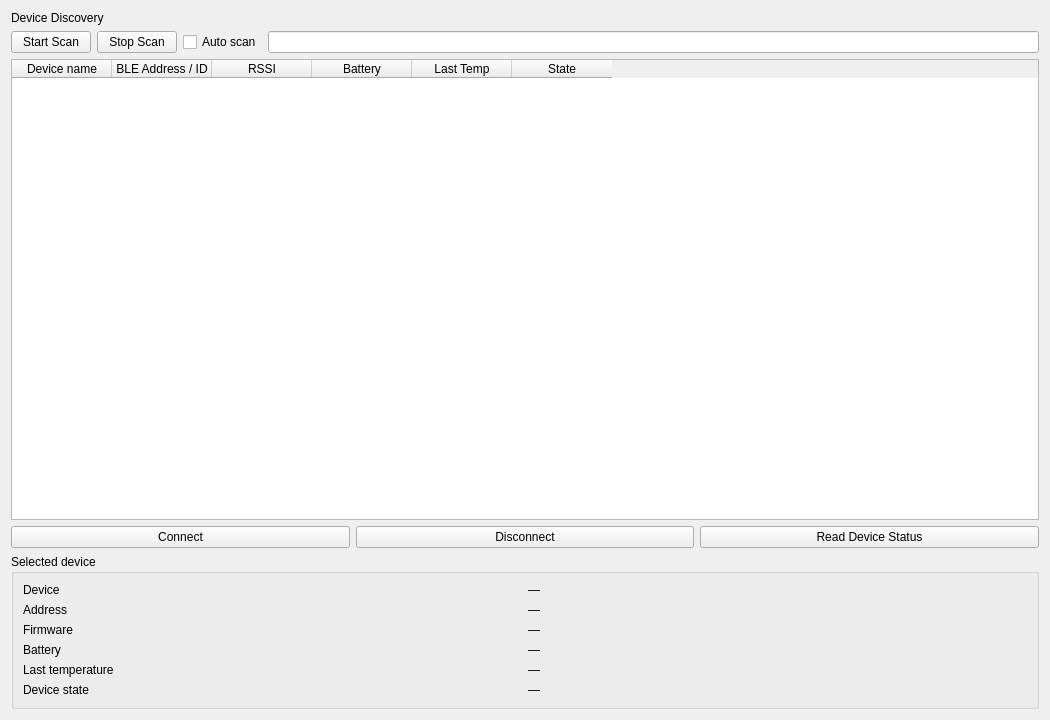
<?xml version='1.0' encoding='UTF-8'?>
<ui version="4.0">
  <class>Device DiscoveryPage</class>
  <widget class="QWidget" name="Device DiscoveryPage">
    <property name="geometry">
      <rect>
        <x>0</x>
        <y>0</y>
        <width>1050</width>
        <height>720</height>
      </rect>
    </property>
    <layout class="QVBoxLayout" name="pageLayout">
      <item>
        <widget class="QLabel" name="pageTitle">
          <property name="text">
            <string>Device Discovery</string>
          </property>
        </widget>
      </item>
      <item>
        <layout class="QHBoxLayout" name="scanControls">
          <item>
            <widget class="QPushButton" name="scanButton">
              <property name="text">
                <string>Start Scan</string>
              </property>
            </widget>
          </item>
          <item>
            <widget class="QPushButton" name="stopScanButton">
              <property name="text">
                <string>Stop Scan</string>
              </property>
            </widget>
          </item>
          <item>
            <widget class="QCheckBox" name="autoScanCheckBox">
              <property name="text">
                <string>Auto scan</string>
              </property>
            </widget>
          </item>
          <item>
            <widget class="QLineEdit" name="searchDeviceEdit"/>
          </item>
        </layout>
      </item>
      <item>
        <widget class="QTableWidget" name="deviceTable">
          <property name="alternatingRowColors">
            <bool>true</bool>
          </property>
          <property name="selectionBehavior">
            <enum>QAbstractItemView::SelectRows</enum>
          </property>
          <property name="editTriggers">
            <set>QAbstractItemView::NoEditTriggers</set>
          </property>
          <property name="columnCount">
            <number>6</number>
          </property>
          <property name="rowCount">
            <number>0</number>
          </property>
          <column>
            <property name="text">
              <string>Device name</string>
            </property>
          </column>
          <column>
            <property name="text">
              <string>BLE Address / ID</string>
            </property>
          </column>
          <column>
            <property name="text">
              <string>RSSI</string>
            </property>
          </column>
          <column>
            <property name="text">
              <string>Battery</string>
            </property>
          </column>
          <column>
            <property name="text">
              <string>Last Temp</string>
            </property>
          </column>
          <column>
            <property name="text">
              <string>State</string>
            </property>
          </column>
        </widget>
      </item>
      <item>
        <layout class="QHBoxLayout" name="connectControls">
          <item>
            <widget class="QPushButton" name="connectButton">
              <property name="text">
                <string>Connect</string>
              </property>
            </widget>
          </item>
          <item>
            <widget class="QPushButton" name="disconnectButton">
              <property name="text">
                <string>Disconnect</string>
              </property>
            </widget>
          </item>
          <item>
            <widget class="QPushButton" name="refreshStatusButton">
              <property name="text">
                <string>Read Device Status</string>
              </property>
            </widget>
          </item>
        </layout>
      </item>
      <item>
        <widget class="QGroupBox" name="selectedDeviceGroup">
          <property name="title">
            <string>Selected device</string>
          </property>
          <layout class="QVBoxLayout" name="deviceSummaryLayout">
            <item>
              <layout class="QHBoxLayout" name="deviceNameRow">
                <item>
                  <widget class="QLabel" name="deviceNameLabel">
                    <property name="text">
                      <string>Device</string>
                    </property>
                  </widget>
                </item>
                <item>
                  <widget class="QLabel" name="deviceNameValue">
                    <property name="text">
                      <string>—</string>
                    </property>
                  </widget>
                </item>
              </layout>
            </item>
            <item>
              <layout class="QHBoxLayout" name="deviceAddressRow">
                <item>
                  <widget class="QLabel" name="deviceAddressLabel">
                    <property name="text">
                      <string>Address</string>
                    </property>
                  </widget>
                </item>
                <item>
                  <widget class="QLabel" name="deviceAddressValue">
                    <property name="text">
                      <string>—</string>
                    </property>
                  </widget>
                </item>
              </layout>
            </item>
            <item>
              <layout class="QHBoxLayout" name="firmwareRow">
                <item>
                  <widget class="QLabel" name="firmwareLabel">
                    <property name="text">
                      <string>Firmware</string>
                    </property>
                  </widget>
                </item>
                <item>
                  <widget class="QLabel" name="firmwareValue">
                    <property name="text">
                      <string>—</string>
                    </property>
                  </widget>
                </item>
              </layout>
            </item>
            <item>
              <layout class="QHBoxLayout" name="batteryRow">
                <item>
                  <widget class="QLabel" name="batteryLabel">
                    <property name="text">
                      <string>Battery</string>
                    </property>
                  </widget>
                </item>
                <item>
                  <widget class="QLabel" name="batteryValue">
                    <property name="text">
                      <string>—</string>
                    </property>
                  </widget>
                </item>
              </layout>
            </item>
            <item>
              <layout class="QHBoxLayout" name="tempRow">
                <item>
                  <widget class="QLabel" name="tempLabel">
                    <property name="text">
                      <string>Last temperature</string>
                    </property>
                  </widget>
                </item>
                <item>
                  <widget class="QLabel" name="tempValue">
                    <property name="text">
                      <string>—</string>
                    </property>
                  </widget>
                </item>
              </layout>
            </item>
            <item>
              <layout class="QHBoxLayout" name="deviceStateRow">
                <item>
                  <widget class="QLabel" name="deviceStateLabel">
                    <property name="text">
                      <string>Device state</string>
                    </property>
                  </widget>
                </item>
                <item>
                  <widget class="QLabel" name="deviceStateValue">
                    <property name="text">
                      <string>—</string>
                    </property>
                  </widget>
                </item>
              </layout>
            </item>
          </layout>
        </widget>
      </item>
    </layout>
  </widget>
  <resources/>
  <connections/>
</ui>
